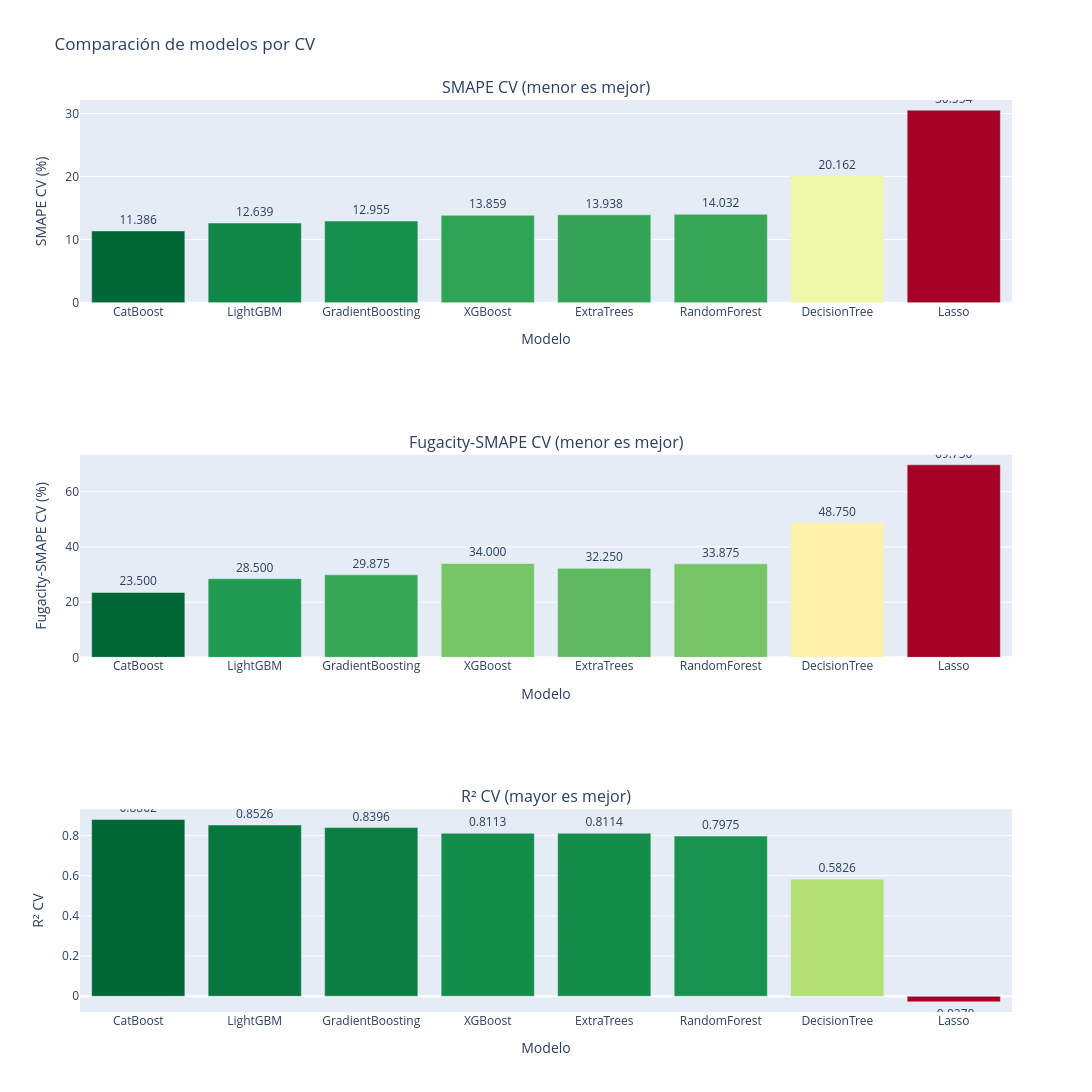

The code cell stored with this chart in its notebook:
### Markdown cell above
### 7.2 Comparación de modelos.

### Code cell
fig = get_metric_cv_comparison(df_cv_v2, sort_by="smape_cv" , width=1300)
fig.show()

### Figure 1 — Plotly figure (JSON) as saved in the notebook; plotly's stock layout.template omitted (floating-point values rounded to 4 significant figures)
{"data": [{"marker": {"color": [11.39, 12.64, 12.96, 13.86, 13.94, 14.03, 20.16, 30.55], "colorscale": [[0, "rgb(0,104,55)"], [0.1, "rgb(26,152,80)"], [0.2, "rgb(102,189,99)"], [0.3, "rgb(166,217,106)"], [0.4, "rgb(217,239,139)"], [0.5, "rgb(255,255,191)"], [0.6, "rgb(254,224,139)"], [0.7, "rgb(253,174,97)"], [0.8, "rgb(244,109,67)"], [0.9, "rgb(215,48,39)"], [1, "rgb(165,0,38)"]], "showscale": false}, "name": "SMAPE CV (%)", "showlegend": false, "text": ["11.386", "12.639", "12.955", "13.859", "13.938", "14.032", "20.162", "30.554"], "textposition": "outside", "type": "bar", "x": ["CatBoost", "LightGBM", "GradientBoosting", "XGBoost", "ExtraTrees", "RandomForest", "DecisionTree", "Lasso"], "xaxis": "x", "y": [11.39, 12.64, 12.96, 13.86, 13.94, 14.03, 20.16, 30.55], "yaxis": "y"}, {"marker": {"color": [23.5, 28.5, 29.88, 34, 32.25, 33.88, 48.75, 69.75], "colorscale": [[0, "rgb(0,104,55)"], [0.1, "rgb(26,152,80)"], [0.2, "rgb(102,189,99)"], [0.3, "rgb(166,217,106)"], [0.4, "rgb(217,239,139)"], [0.5, "rgb(255,255,191)"], [0.6, "rgb(254,224,139)"], [0.7, "rgb(253,174,97)"], [0.8, "rgb(244,109,67)"], [0.9, "rgb(215,48,39)"], [1, "rgb(165,0,38)"]], "showscale": false}, "name": "Fugacity-SMAPE CV (%)", "showlegend": false, "text": ["23.500", "28.500", "29.875", "34.000", "32.250", "33.875", "48.750", "69.750"], "textposition": "outside", "type": "bar", "x": ["CatBoost", "LightGBM", "GradientBoosting", "XGBoost", "ExtraTrees", "RandomForest", "DecisionTree", "Lasso"], "xaxis": "x2", "y": [23.5, 28.5, 29.88, 34, 32.25, 33.88, 48.75, 69.75], "yaxis": "y2"}, {"marker": {"color": [0.8802, 0.8526, 0.8396, 0.8113, 0.8114, 0.7975, 0.5826, -0.02782], "colorscale": [[0, "rgb(165,0,38)"], [0.1, "rgb(215,48,39)"], [0.2, "rgb(244,109,67)"], [0.3, "rgb(253,174,97)"], [0.4, "rgb(254,224,139)"], [0.5, "rgb(255,255,191)"], [0.6, "rgb(217,239,139)"], [0.7, "rgb(166,217,106)"], [0.8, "rgb(102,189,99)"], [0.9, "rgb(26,152,80)"], [1, "rgb(0,104,55)"]], "showscale": false}, "name": "R² CV", "showlegend": false, "text": ["0.8802", "0.8526", "0.8396", "0.8113", "0.8114", "0.7975", "0.5826", "-0.0278"], "textposition": "outside", "type": "bar", "x": ["CatBoost", "LightGBM", "GradientBoosting", "XGBoost", "ExtraTrees", "RandomForest", "DecisionTree", "Lasso"], "xaxis": "x3", "y": [0.8802, 0.8526, 0.8396, 0.8113, 0.8114, 0.7975, 0.5826, -0.02782], "yaxis": "y3"}], "layout": {"annotations": [{"font": {"size": 16}, "showarrow": false, "text": "SMAPE CV (menor es mejor)", "x": 0.5, "xanchor": "center", "xref": "paper", "y": 1, "yanchor": "bottom", "yref": "paper"}, {"font": {"size": 16}, "showarrow": false, "text": "Fugacity-SMAPE CV (menor es mejor)", "x": 0.5, "xanchor": "center", "xref": "paper", "y": 0.6111, "yanchor": "bottom", "yref": "paper"}, {"font": {"size": 16}, "showarrow": false, "text": "R² CV (mayor es mejor)", "x": 0.5, "xanchor": "center", "xref": "paper", "y": 0.2222, "yanchor": "bottom", "yref": "paper"}], "height": 1100, "title": {"text": "Comparación de modelos por CV"}, "width": 1300, "xaxis": {"anchor": "y", "domain": [0, 1], "title": {"text": "Modelo"}}, "xaxis2": {"anchor": "y2", "domain": [0, 1], "title": {"text": "Modelo"}}, "xaxis3": {"anchor": "y3", "domain": [0, 1], "title": {"text": "Modelo"}}, "yaxis": {"anchor": "x", "domain": [0.7778, 1], "title": {"text": "SMAPE CV (%)"}}, "yaxis2": {"anchor": "x2", "domain": [0.3889, 0.6111], "title": {"text": "Fugacity-SMAPE CV (%)"}}, "yaxis3": {"anchor": "x3", "domain": [0, 0.2222], "title": {"text": "R² CV"}}}}
